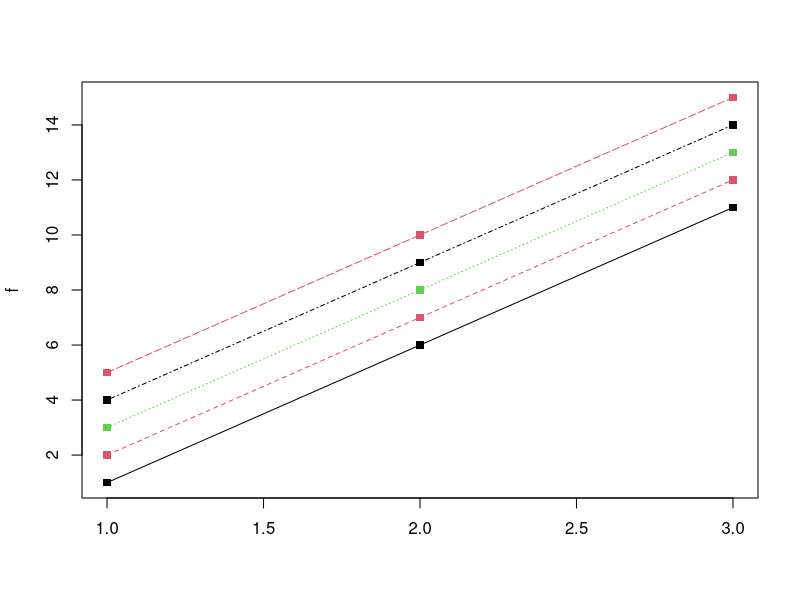
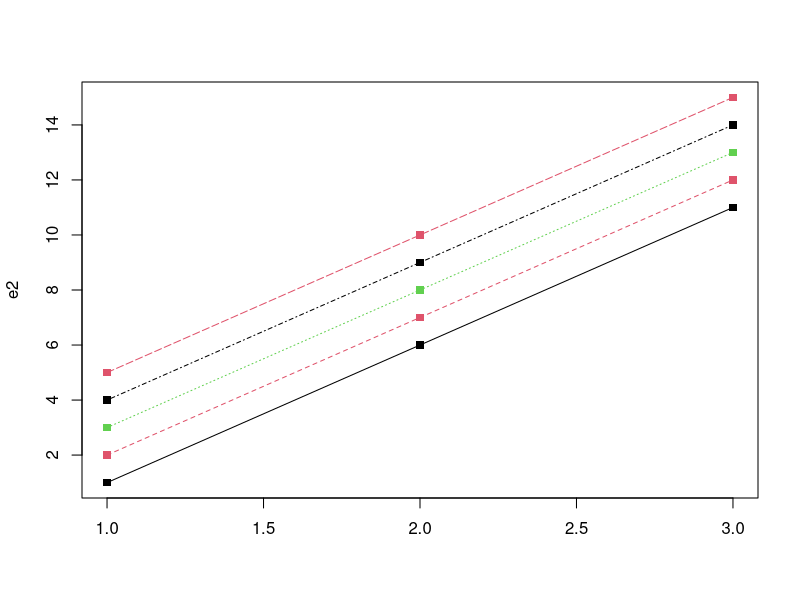
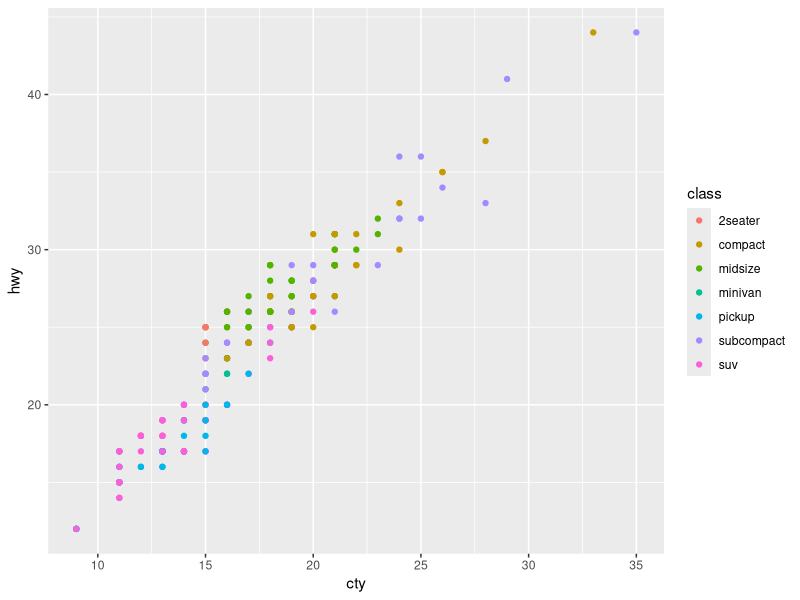
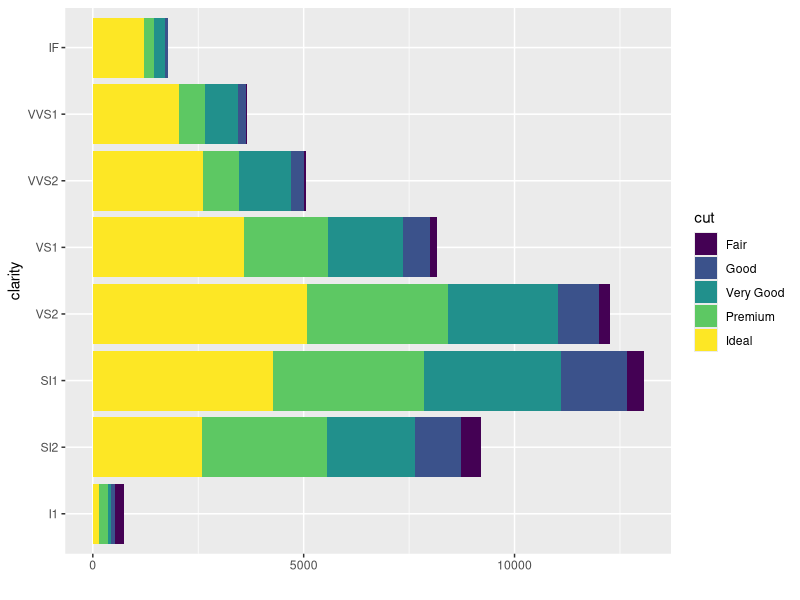

Source code (R) for these figures, in order:
#Creating Three Vectors with five integers
a <- c(1,2,3,4,5)
b <- c(6,7,8,9,10)
c <- c(11,12,13,14,15)
typeof(a)
typeof(b)
typeof(c)
print(a)
print(b)
print(c)
d <- c(a,b,c)
print(d)

#Combining the vector to become 2x5 matrix
#e1 <- cbind(a,b,c)
e2 <- rbind(a,b,c)
#Printing the content of the Matrix
#print(e1)
print(e2)
#plot(e, type ="o", col="blue", pch=16)
f <- matrix(1:15, byrow = TRUE, nrow = 3)
f
dim(f)
matplot(f, type ="o", pch=15, col=1:3)
matplot(e2, type ="o", pch=15, col=1:3)
#matplot(e1, type ="o", pch=15, col=1:3)
#Creating Data Frame for 5 employees
Name_emp <- c("Ade", "Abi", "bim", "jam" ,"dam")
Age_emp <- c(35, 40, 37, 32 ,25)
Role_emp <- c("Secretary", "Director", "IT", "Admin" ,"Cleaner")
Lserv_emp <- c(19, 5, 3, 7 ,6)
frame <- data.frame(Name_emp, Age_emp, Role_emp, Lserv_emp)  
print(frame)

#Plotting using ggplot2
install.packages("ggplot2")
library(ggplot2)
data <- seq(1:20)
#x <- seq(1:20)
#x
#y <- seq(x^2:20)
#y
# to find a toy data set
data(package = "ggplot2")


#Scatter plot with qplot

ggplot2::mpg

qplot(data = mpg, x = cty, y = hwy, geom = "point", color = class)

# bar plot and stacked bar plot

ggplot2::diamonds

?diamonds
diamonds

qplot(data = diamonds, y = clarity, geom = "bar", fill = cut)

#Input user name
Name_input <- readline("Hello there: Enter your name ")

Age_input <- readline("Hello there: Enter your Age ")
paste("Welcome",Name_input, "you are", Age_input, "years old")

#create a sequence of numbers from 20 to 50
data2 <- seq(20:50)
mean(data2)
sum(data2)

# create a vector which contains 10 random integer values between -50 and +50
Rand_int <- runif(10, min=-50, max=50)
Rand_int
x_rand<-round(Rand_int)
print(x_rand)

#Optional Challenge
#to get the first 10 Fibonacci numbers.
Fibonacci <- numeric(10)
Fibonacci[1] <- Fibonacci[2] <- 1
for (i in 3:10) Fibonacci[i] <- Fibonacci[i - 2] + Fibonacci[i - 1]
print("First 10 Fibonacci numbers:")
print(Fibonacci)

#printing numbers from 1 to 100 and print "Fizz" for multiples of 3, 
#print "Buzz" for multiples of 5, and print "FizzBuzz" for multiples of both
Data3 <- seq(1:100)
print(Data3)

for (n in 1:100) {
  if (n %% 3 == 0 & n %% 5 == 0) {print("FizzBuzz")}
  else if (n %% 3 == 0) {print("Fizz")}
  else if (n %% 5 == 0) {print("Buzz")}
  else print(n)
}